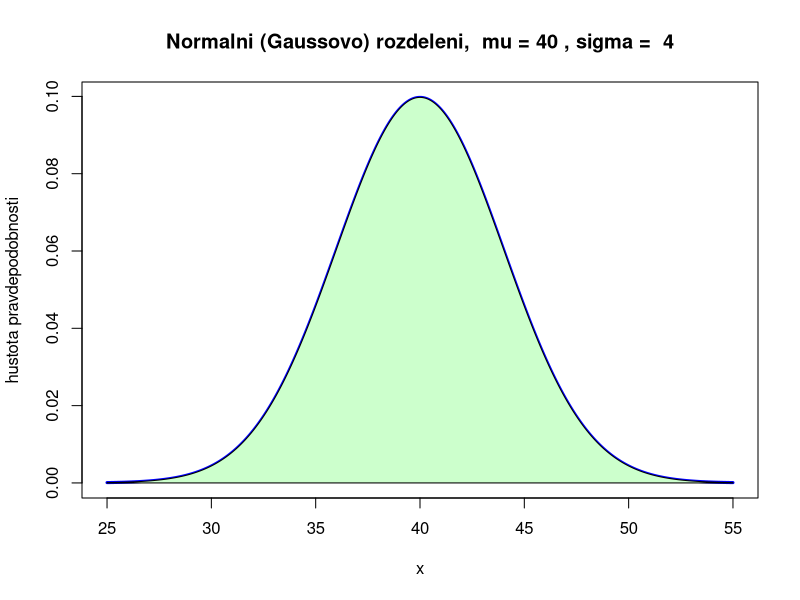
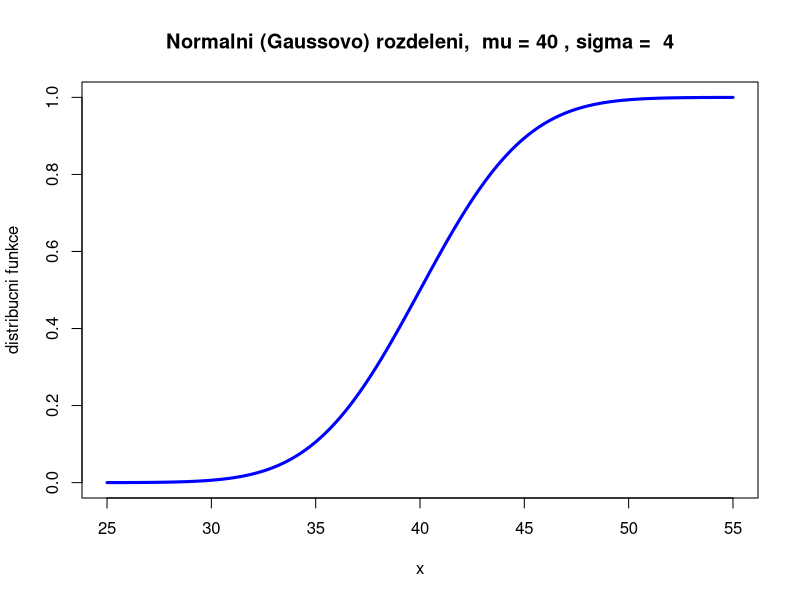
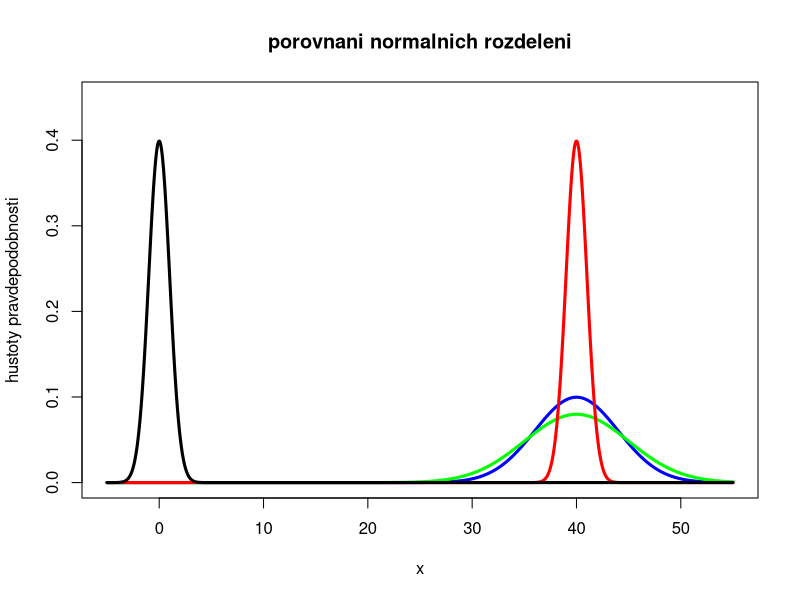
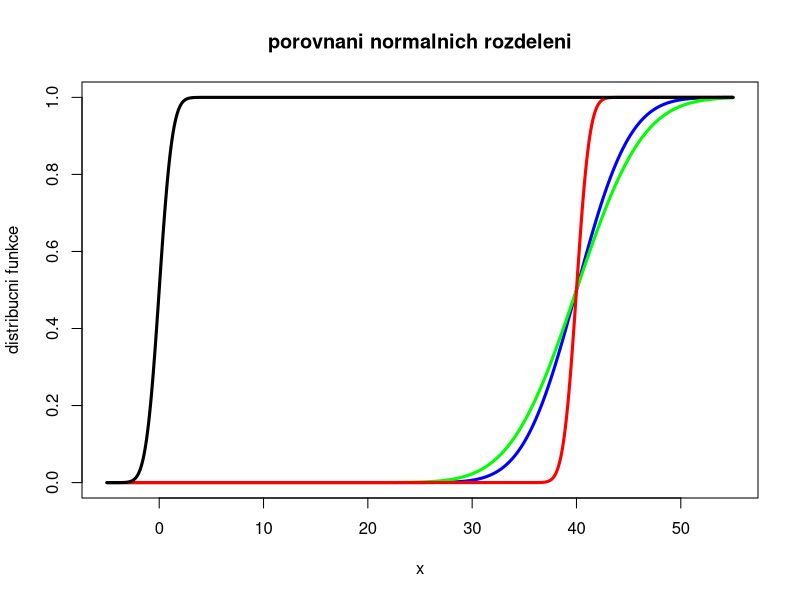

Recreate these plots in R, in order.
# Priklad 6

mu <- 40
sigma <- 4

# konce intervalu hodnot x nutno vhodne upravovat
x <- seq (25, 55, by = 0.01)
titulek <- paste ("Normalni (Gaussovo) rozdeleni, ", "mu =", mu, ", sigma = ", sigma)

# hustota pravdepodobnosti 
# POZOR! Matematicky znacime N (mu, sigma^2) 
# ale v R se zadava mu, sigma
hustota <- dnorm (x, mean = mu, sd = sigma)

#	hustotu graficky zobrazujeme jako krivku
plot (x, hustota, type = "l", col = "blue", lwd = 3, ylab = "hustota pravdepodobnosti", main = titulek)

polygon (c(min (x), x, max(x)), c(0, hustota, 0), col = "#CCFFCC")

# distribucni funkce je spojita, 
#	graficky ji zobrazujeme jako krivku
distribucni <- pnorm (x, mean = mu, sd = sigma)
plot (x, distribucni, type = "l", col = "blue", lwd = 3, ylab = "distribucni funkce", main = titulek)

#	=======================================================================

# Porovnani grafu pro nekolik hodnot parametru mu a sigma

titulek <- "porovnani normalnich rozdeleni"
x <- seq (-5, 55, by = 0.01)

hustota1 <- dnorm (x, mean = 40, sd = 4)
hustota2 <- dnorm (x, mean = 40, sd = 5)
hustota3 <- dnorm (x, mean = 40, sd = 1)
hustota4 <- dnorm (x, mean = 0, sd = 1)
# hustota4 odpovida standardizovanemu normalnimu rozdeleni pravdepodobnosti

plot (x, hustota1, type = "l", col = "blue", lwd = 3, ylab = "hustoty pravdepodobnosti", main = titulek, xlim = c (-5, 55), ylim = c (0, 0.45))
lines (x, hustota2, col = "green", lwd = 3)
lines (x, hustota3, col = "red", lwd = 3)
lines (x, hustota4, col = "black", lwd = 3)

distribucni1 <- pnorm (x, mean = 40, sd = 4)
distribucni2 <- pnorm (x, mean = 40, sd = 5)
distribucni3 <- pnorm (x, mean = 40, sd = 1)
distribucni4 <- pnorm (x, mean = 0, sd = 1)

plot (x, distribucni1, type = "l", col = "blue", lwd = 3, ylab = "distribucni funkce", main = titulek, xlim = c (-5, 55))
lines (x, distribucni2, col = "green", lwd = 3)
lines (x, distribucni3, col = "red", lwd = 3)
lines (x, distribucni4, col = "black", lwd = 3)
